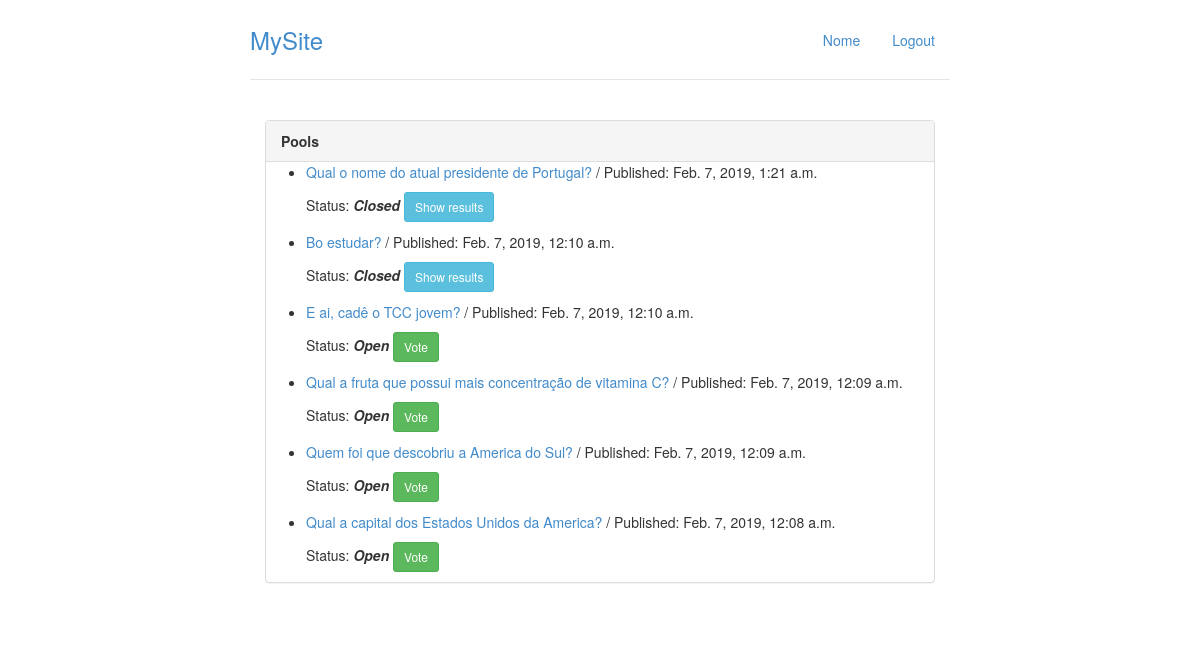
The page / on the database its author committed.
### pools/models.py (models this page shows, shortened)
class Question(models.Model):
    question_text = models.CharField(max_length=255)
    pub_date = models.DateTimeField(auto_now_add=True)
    closed = models.BooleanField(default=False)

### pools/views.py (the view)
# urls.py: path('', views.index, name='index'),
def index(request):
    questions = Question.objects.order_by('-pub_date')
    return render(request, 'index.html',
                  {'questions': questions})

### pools/templates/index.html
{% extends "base.html" %}
{% block body %}
    <div class="col-lg-12">
        <div class="panel panel-default">
            <div class="panel-heading">
                <strong>Pools</strong>
            </div>
            {% if questions %}
                <ul>
                    {% for question in questions %}
                        <li>
                            <p><a href="{% url 'show_question' question.id %}">{{ question.question_text }}</a>
                            / Published: {{ question.pub_date }}</p>
                            {% if question.closed %}
                                <p>
                                    Status: <strong><em>Closed</em></strong>
                                    <a role="button" class="btn btn-info btn-sm"
                                       href="{% url 'show_results' question.id %}">Show results</a>
                                </p>
                            {% else %}
                                <p>
                                    Status: <strong><em>Open</em></strong>
                                    <a role="button" class="btn btn-success btn-sm"
                                         href="{% url 'vote' question.id %}">Vote</a></p>
                            {% endif %}
                        </li>
                    {% endfor %}
                </ul>
            {% else %}
                <p>No questions found.</p>
            {% endif %}
        </div>
    </div>
{% endblock %}

### pools/templates/base.html (shortened to what this page needs)
{% load staticfiles %}
<!DOCTYPE html>
    <html lang="pt">
    <head>
        <link href="{% static "styles/bootstrap.css" %}" rel="stylesheet">
        <link href="{% static "styles/main.css" %}" rel="stylesheet">
    </head>
    <body>
        <div class="container">
            <div class="header">
                <ul class="nav nav-pills pull-right">
                    <li class=""><a href="{% url 'index' %}">Nome</a></li>
                    <li class=""><a href="/logout/">Logout</a></li>
                </ul>
                <h3 class="text-muted"><a href="{% url 'index' %}">MySite</a></h3>
            </div>
            <div class="row content">
                {% block body %}
                {% endblock %}
            </div>
        </div>
    </body>
</html>

### pools/static/styles/main.css (style rules this page uses)
body { padding-top: 20px; padding-bottom: 20px; }
.header, .content, .footer { padding-left: 15px; padding-right: 15px; }
.header { border-bottom: 1px solid #e5e5e5; }
.header h3 { margin-top: 0; margin-bottom: 0; line-height: 40px; padding-bottom: 19px; }
@media (min-width: 768px) { .container { max-width: 730px; } }
.content { margin: 40px 0; }
@media screen and (min-width: 768px) { .header, .content, .footer { padding-left: 0; padding-right: 0; } }
@media screen and (min-width: 768px) { .header { margin-bottom: 30px; } }

### rows shown on the page
Question: question_text "Qual o nome do atual presidente de Portugal?", pub_date "Feb. 7, 2019, 1:21 a.m.", shows "Status:", closed "Closed"
Question: question_text "Bo estudar?", pub_date "Feb. 7, 2019, 12:10 a.m.", shows "Status:", closed "Closed"
Question: question_text "E ai, cadê o TCC jovem?", pub_date "Feb. 7, 2019, 12:10 a.m.", shows "Status:", closed "Open"
Question: question_text "Qual a fruta que possui mais concentração de vitamina C?", pub_date "Feb. 7, 2019, 12:09 a.m.", shows "Status:", closed "Open"
Question: question_text "Quem foi que descobriu a America do Sul?", pub_date "Feb. 7, 2019, 12:09 a.m.", shows "Status:", closed "Open"
Question: question_text "Qual a capital dos Estados Unidos da America?", pub_date "Feb. 7, 2019, 12:08 a.m.", shows "Status:", closed "Open"
